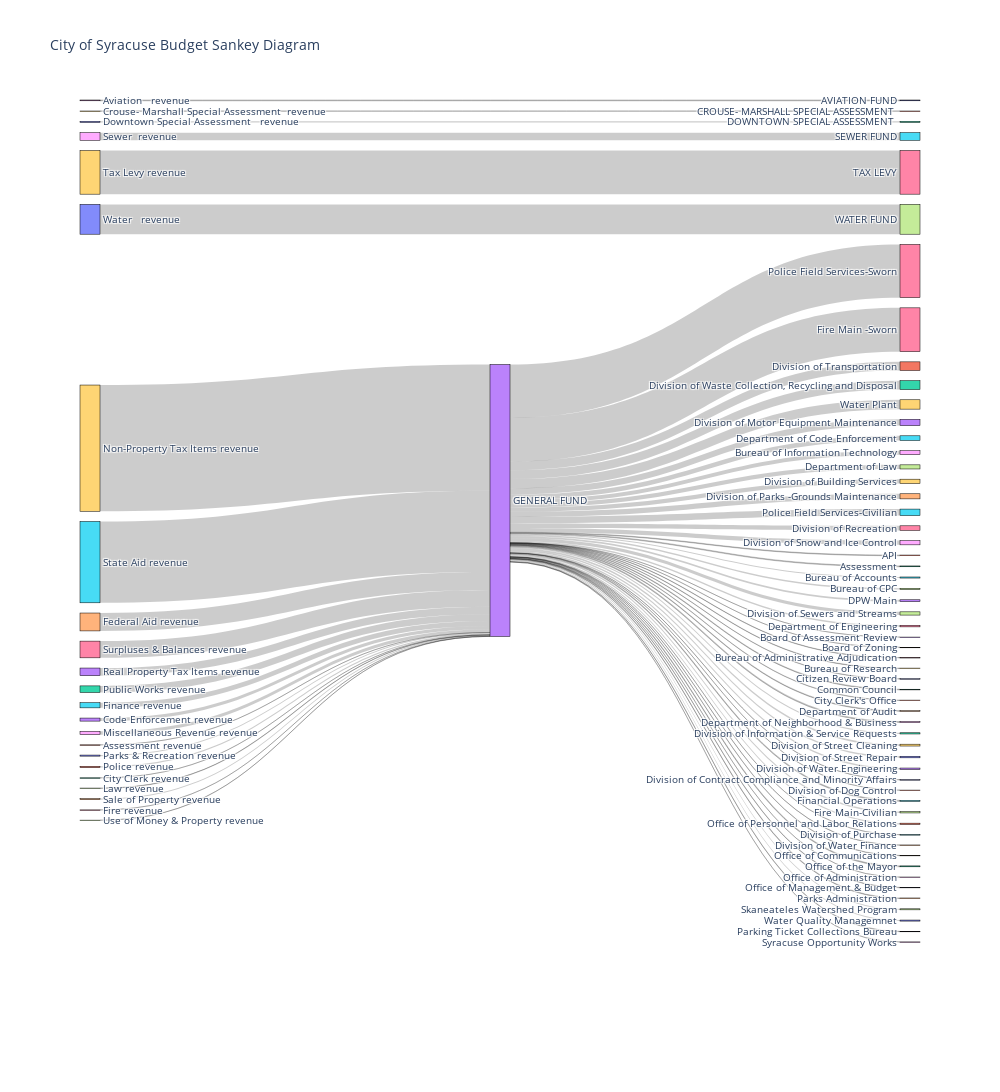

Notebook cell for this chart:
### Markdown cell above
TOO COMPLICATED!!! Why not do one by department?

### Code cell
fig = go.Figure(data = [go.Sankey(
    node = dict(
        pad = 15,
        thickness = 20,
        line = dict(color = "black", width = 0.5),
        label = dllist,
        #color = nodecolors
    ),
    link = r_e_sankey
)])

fig.update_layout(title_text="City of Syracuse Budget Sankey Diagram, projected 2022-2023", font_size=10, width =1000, height = 1500, margin_b = 150)
fig.show()

### Figure 1 — Plotly figure (JSON) as saved in the notebook; plotly's stock layout.template omitted (floating-point values rounded to 4 significant figures)
{"data": [{"link": {"source": [8, 9, 10, 11, 12, 13, 14, 15, 16, 17, 18, 19, 20, 21, 22, 23, 24, 25, 26, 27, 28, 29, 30, 3, 3, 3, 3, 3, 3, 3, 3, 3, 3, 3, 3, 3, 3, 3, 3, 3, 3, 3, 3, 3, 3, 3, 3, 3, 3, 3, 3, 3, 3, 3, 3, 3, 3, 3, 3, 3, 3, 3, 3, 3, 3, 3, 3, 3, 3, 3, 3, 3, 3], "target": [0, 1, 2, 3, 3, 3, 3, 3, 3, 3, 3, 3, 3, 3, 3, 3, 3, 3, 3, 3, 5, 6, 7, 31, 32, 33, 34, 35, 36, 37, 38, 39, 40, 41, 42, 43, 44, 45, 46, 47, 48, 49, 50, 51, 52, 53, 54, 55, 56, 57, 58, 59, 60, 61, 62, 63, 64, 65, 66, 67, 68, 69, 70, 71, 72, 73, 74, 75, 76, 77, 78, 79, 80], "value": [746413, 113750, 1024400, 24000, 62000, 2852000, 16736551, 4843263, 38000, 300000, 3094714, 118041000, 1005000, 1170000, 6151600, 7152949, 1010000, 76077129, 15630847, 110000, 7153500, 40851161, 27892034, 646577, 772334, 18200, 7500, 1004453, 354479, 1220888, 3685487, 403662, 264938, 355418, 627719, 1736584, 622950, 4394302, 1481263, 3859982, 932762, 4097692, 173721, 108000, 1132787, 5847176, 4780709, 114178, 4291237, 3033413, 3975779, 1736915, 1476926, 8035756, 8335721, 1360545, 162408, 897009, 40971307, 1288801, 111655, 328496, 410167, 1195552, 846720, 364867, 577668, 6087675, 49779675, 963946, 95000, 8748419, 979279]}, "node": {"label": ["AVIATION FUND", "CROUSE- MARSHALL SPECIAL ASSESSMENT ", "DOWNTOWN SPECIAL ASSESSMENT ", "GENERAL FUND", "LESS INTERFUND REVENUES", "SEWER FUND", "TAX LEVY", "WATER FUND", "Aviation   revenue", "Crouse- Marshall Special Assessment  revenue", "Downtown Special Assessment   revenue", "Assessment revenue", "City Clerk revenue", "Code Enforcement revenue", "Federal Aid revenue", "Finance revenue", "Fire revenue", "Law revenue", "Miscellaneous Revenue revenue", "Non-Property Tax Items revenue", "Parks & Recreation revenue", "Police revenue", "Public Works revenue", "Real Property Tax Items revenue", "Sale of Property revenue", "State Aid revenue", "Surpluses & Balances revenue", "Use of Money & Property revenue", "Sewer  revenue", "Tax Levy revenue", "Water   revenue", "API", "Assessment", "Board of Assessment Review", "Board of Zoning", "Bureau of Accounts", "Bureau of Administrative Adjudication", "Bureau of CPC", "Bureau of Information Technology", "Bureau of Research", "Citizen Review Board", "City Clerk's Office", "Common Council", "DPW Main", "Department of Audit", "Department of Code Enforcement", "Department of Engineering", "Department of Law", "Department of Neighborhood & Business", "Division of Building Services", "Division of Contract Compliance and Minority Affairs", "Division of Dog Control", "Division of Information & Service Requests", "Division of Motor Equipment Maintenance", "Division of Parks -Grounds Maintenance", "Division of Purchase", "Division of Recreation", "Division of Sewers and Streams", "Division of Snow and Ice Control", "Division of Street Cleaning", "Division of Street Repair", "Division of Transportation", "Division of Waste Collection, Recycling and Disposal", "Division of Water Engineering", "Division of Water Finance", "Financial Operations", "Fire Main -Sworn", "Fire Main-Civilian", "Office of Administration", "Office of Communications", "Office of Management & Budget", "Office of Personnel and Labor Relations", "Office of the Mayor", "Parking Ticket Collections Bureau", "Parks Administration", "Police Field Services-Civilian", "Police Field Services-Sworn", "Skaneateles Watershed Program", "Syracuse Opportunity Works", "Water Plant", "Water Quality Managemnet"], "line": {"color": "black", "width": 0.5}, "pad": 15, "thickness": 20}, "type": "sankey"}], "layout": {"font": {"size": 10}, "height": 1500, "margin": {"b": 150}, "title": {"text": "City of Syracuse Budget Sankey Diagram"}, "width": 1000}}
